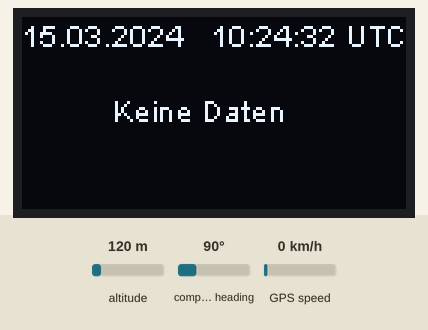
Simulated run of this sketch. Board: ESP8266 (NodeMCU). On the bench: 128×64 one-colour display. The test bench sets the inputs (shaded band); at power-on: altitude 120 m, compass heading 90°, GPS speed 0 km/h. The GPS gets a fix after 3 s at 37.7749, -122.4194 with 8 satellites; what the sketch prints to the serial monitor is not drawn.

Above: at 2.1 s.
At 3.2 s:
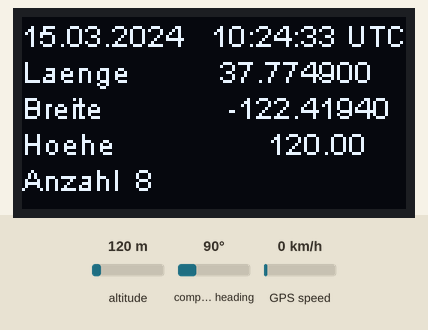
3.3 s: altitude set to 20 m
At 4.8 s:
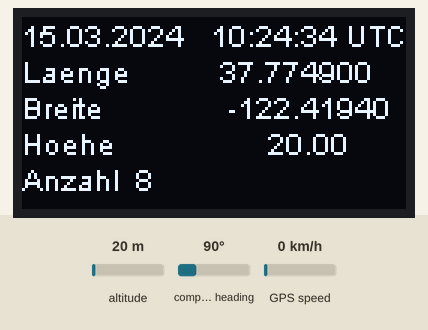
6.5 s: altitude set to 250 m
At 7.5 s:
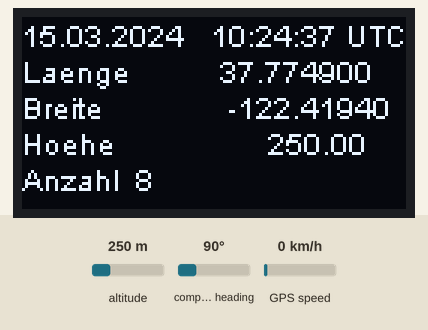
9.5 s: altitude set to 500 m
At 10.8 s:
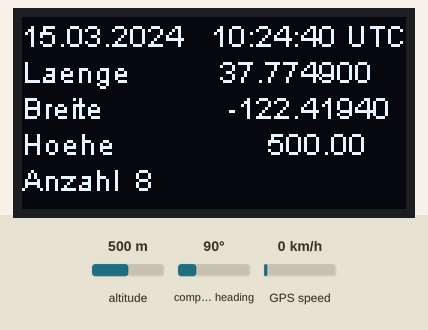
Timing chart, 0 to 12.5 s (numbered marks = the images above; inputs shaded):
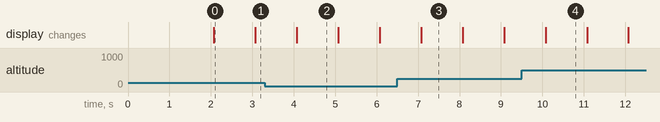

The sketch:

liligo-neo6m-display.ino
```cpp
/*
   Dieses Programm wertet die Daten eines GPS-Empfängers aus. Sie werden, entsprechend aufbereitet, auf einem Display
   und, wenn gewollt, seriell ausgegeben.
   Eingesetzt wird ein LILYGO V2.1 1.6.1 und ein U-BLOX NEO-6M.

   Programmiert wurde mit der Arduino Ide 1.8.19 und der ESP32-Core 2.0.3

   Für die HamGroup LoraWAN von DG8BR
   21.05.2022
*/


#include <SoftwareSerial.h>                   // https://github.com/plerup/espsoftwareserial/
#include <TinyGPS++.h>                        // https://github.com/mikalhart/TinyGPSPlus

#define RxPin 34                              // passt bei dieser Hardware
#define TxPin 12                              // sollte beim LILYGO T-BEAM auch so sein.
#define GpsBaud 9600

#define DEBUG                               // Wenn KEINE serielle Ausgabe gewünscht, dann auskommentieren!!

/* Funktionsdeklaration */
uint8_t initDisplay(void);
void Ausgabe(void);

TinyGPSPlus gps;
SoftwareSerial sserial(RxPin, TxPin);

void setup()
{
  Serial.begin(115200);
  sserial.begin(GpsBaud);

  if (initDisplay() == false)
  {
    Serial.println();
    Serial.println(F("Displayfehler!!"));
    delay(5000);
    ESP.restart();
  }
}

void loop()
{
  while (sserial.available() > 0)
  {
    if (gps.encode(sserial.read() ) )
    {
      Ausgabe();
    }
  }
}
```

Ausgabe.ino
```cpp
/*
  Hier wird das Display initiert.
  Und die gewünschten Rohdaten des GPS-Bausteines in Strings gewandelt.
  Diese Zeichenketten werden dann, immer, auf dem Display und, nach Wunsch, auf der seriellen Schnittstelle(USB) ausgegeben.
*/

#include "SSD1306Wire.h"                 // ThingPulse OLED SSD1306 - Library        https://github.com/ThingPulse/esp8266-oled-ssd1306

/* globale Variablen */
char laenge[11];                         // Längengrad
char breite[11];                         // Breitengrad
char hoehe[8];                           // Höhe über NN
char satanzahl[5];                       // empfangende Satelliten
char datum[11];                          // Datum
char uhrzeit[9];                         // Uhrzeit in UTC
char meine_hoehe[8];                     // Hoehe ueber Meeresspiegel

SSD1306Wire display(0x3c, SDA, SCL);

TinyGPSCustom ns(gps, "GPGGA", 3);       // Benutzerdefiniertes Feld für die Nord/Sued Anzeige
TinyGPSCustom ew(gps, "GPGGA", 5);       // Benutzerdefiniertes Feld für die Ost/West Anzeige

uint8_t initDisplay(void)
{
  if (display.init() == false)           // Konfiguration Display
    return (false);
  display.flipScreenVertically();
  display.setFont( ArialMT_Plain_16 );
  display.setBrightness(100);
  display.clear();
  display.drawString( 30, 0, "HamGroup");
  display.drawString( 30, 20, "LoRaWAN");
  display.drawString( 30, 40, "GPS-RX");
  display.display();
  delay(2000);
  display.setFont( ArialMT_Plain_10 );
  return (true);
}

void Ausgabe(void)
{
  char buffer[30];                      // Hilfsbuffer für drawStringf

  if (gps.date.isUpdated())             // Daten wurden erneuert.
  {
    snprintf(datum, 11, "%02d.%02d.%d", gps.date.day(), gps.date.month(), gps.date.year());
    snprintf(uhrzeit, 9, "%02d:%02d:%02d", gps.time.hour(), gps.time.minute(), gps.time.second());
    display.clear();
    display.drawStringf(0, 0, buffer, "%s   %s UTC", datum, uhrzeit);

#ifdef DEBUG
    Serial.printf("%s  ", datum);
    Serial.printf("%s  ", uhrzeit);
#endif

    if (gps.location.isUpdated() )
    {
      snprintf(laenge, 11, "%.6f%s", gps.location.lat(), ns.value());
      snprintf(breite, 11, "%.6f%s", gps.location.lng(), ew.value());
      snprintf(hoehe, 8, "%.2f", gps.altitude.meters());
      snprintf(satanzahl, 5, "%i", gps.satellites.value());

      display.drawStringf(0, 12, buffer, "Laenge          %s", laenge);
      display.drawStringf(0, 24, buffer, "Breite              %s", breite);
      display.drawStringf(0, 36, buffer, "Hoehe                 %s", hoehe);
      display.drawStringf(0, 48, buffer, "Anzahl  %s", satanzahl);
      display.display();

#ifdef DEBUG
      Serial.printf("Längengrad: %s  ", laenge);
      Serial.printf("Breitengrad: %s  ", breite);
      Serial.printf("Höhe: %s m", hoehe);
      Serial.printf("  Satelitten: %s\n", satanzahl);
#endif
    }
    else
    {

#ifdef DEBUG
      Serial.println("Keine Daten");
#endif

      display.drawString(30, 25, "Keine Daten");
      display.display();
    }
  }
}
```

Measured:
- what the display in image 0 shows lasts 1.0 s, from 2.1 s to 3.1 s
